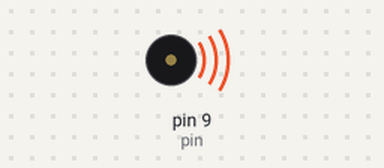
Simulated run of this sketch. Board: Arduino Uno, built with avr-gcc and run on an emulated ATmega328P. Parts: buzzer (waves = sounding).

Above: at 0.2 s.
At 15.9 s:
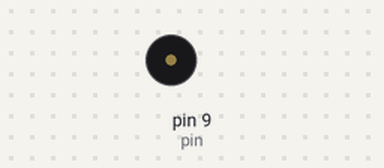
Timing chart, 0 to 28.8 s (numbered marks = the images above):
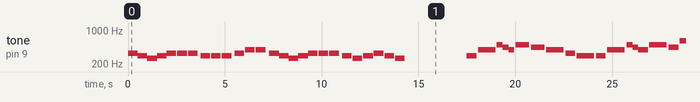

Measured:
- by itself, tone on pin 9 (pin): plays 330 Hz for 0.50 s, 294 Hz for 0.50 s, 262 Hz for 0.50 s, 294 Hz for 0.50 s, 330 Hz for 0.50 s, 330 Hz for 0.50 s … (174 notes in this stretch)

The sketch:

buzzer_songs.ino
```cpp
#define MAX_SONG_LENGTH 30
int pin = 9;

//first level of array = note
//second level         = note length (4 = 1/2, 2 = 1/8, 1 = 1/16)
//third level          = delay after note

char mary_lamb[][MAX_SONG_LENGTH] = {{'e','d','c','d','e','e','e', 'd','d','d', 'e','g','g', 'e','d','c','d','e','e','e', 'd','c','d','e','d','c', -1},
                                  {2,2,2,2,2,2,2, 2,2,2, 2,2,2, 2,2,2,2,2,2,2, 2,2,2,2,2,2, -1},
                                  {0,0,0,0,1,1,5, 1,1,5, 1,1,7, 0,0,0,0,1,1,5, 1,1,1,1,1,7, -1}
                                 };
char amazing_grace_p1[][MAX_SONG_LENGTH] = {{'d','g', 'b','a','g', 'b', 'a', 'g', 'e','d', 'd','g', 'b','a','g','b', 'a','h'/*600*/, -1},
                                                  {2,4, 1,1,1, 3, 3, 4, 2,4, 2,4, 1,1,2, 4,2, 6, -1},
                                                  {2,2, 0,0,2, 3, 2, 3, 2,3, 2,3, 0,0,2, 3,2, 6, -1}
                                                 };
char amazing_grace_p2[][MAX_SONG_LENGTH] = {{'h','h', 'b','b', 'a','g', 'e','d', 'd','g', 'g','b', 'a','g', -1},
                                                  {2,4, 2,4, 2,4, 2,4, 2,4, 2,4, 2,4, -1},
                                                  {2,2, 2,2, 2,2, 2,2, 2,2, 2,2, 2,2, -1}
                                                 };
void readSong(char notes[][MAX_SONG_LENGTH]){
  int i = 0;
  for(i=0; i< MAX_SONG_LENGTH; i++){
    if (notes[0][i]==-1){
      return;
    }
    play(notes[0][i], notes[1][i], notes[2][i]);
  }
}
void play(char note, int duration, int len){
  //int freq = 225 + (note*20);
  int freq;
  switch(note){
    case 'a': freq = 440;
    break;
    case 'b': freq = 494;
    break;
    case 'c': freq = 262;
    break;
    case 'd': freq = 294;
    break;
    case 'e': freq = 330;
    break;
    case 'f': freq = 349;
    break;
    case 'g':  freq = 392;
    break;
    case 'h':  freq = 600; //has the right frequency, not sure what note it should be.
    break;
    default: freq = 800;
    Serial.println("default triggered");
    break;
  }
  tone(pin, freq);
  delay(100);
  delay(duration*200);

  if(len>0){
    noTone(pin);
    delay(25 + (25*len));
  }
}
void setup() {
  Serial.begin(9600);
}

void loop() {
  readSong(mary_lamb);
  delay(3000);

  readSong(amazing_grace_p1);
  delay(500);
  readSong(amazing_grace_p2);
  delay(3000);
}
```
